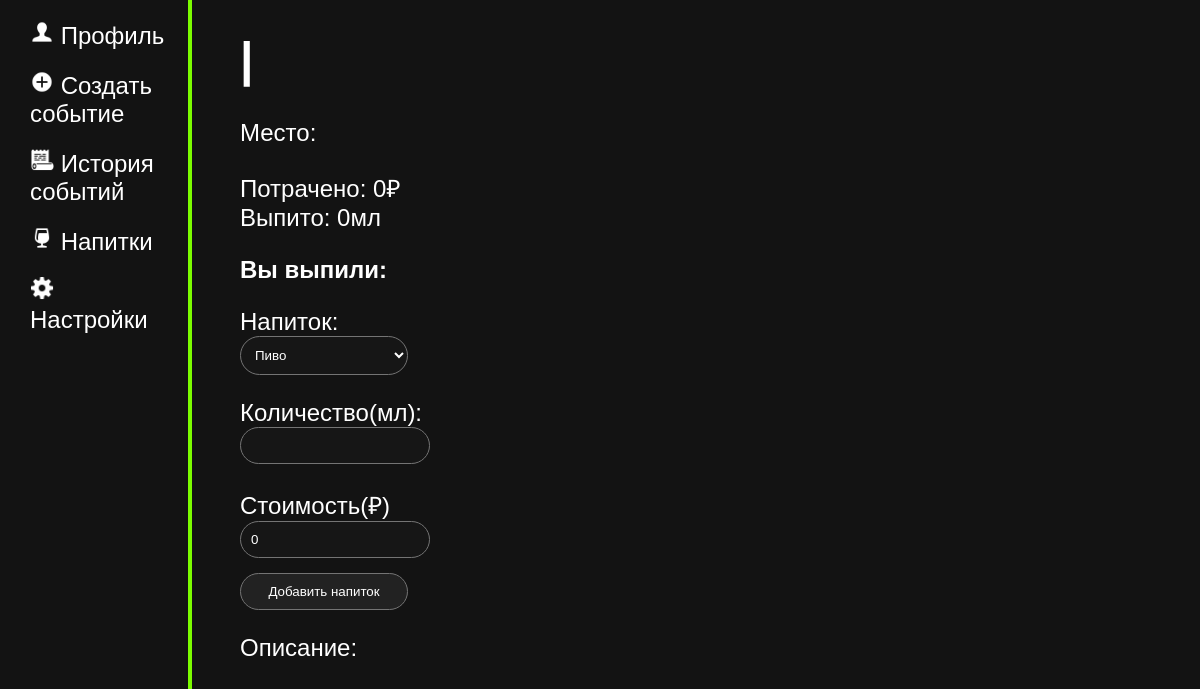
Before: /event/5 (signed in) with the older database file.
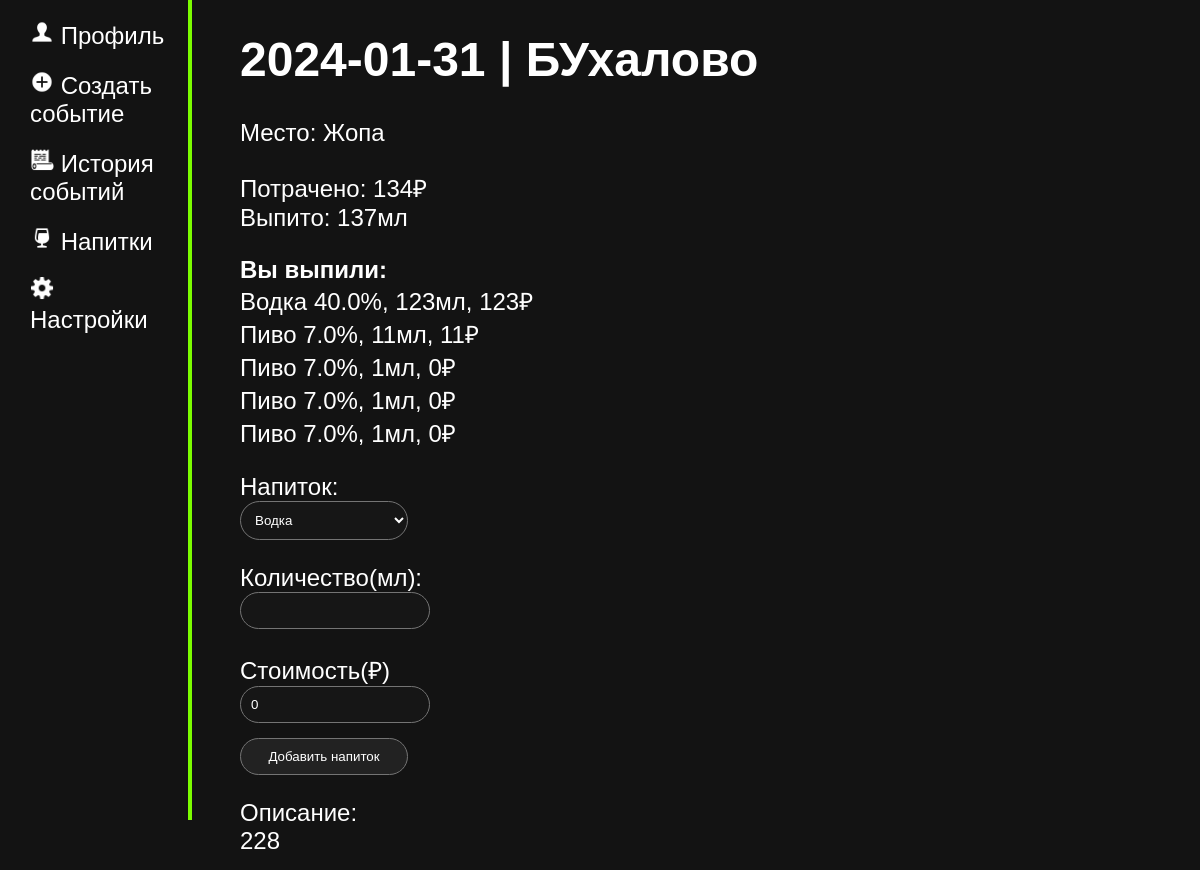
After: the same page with the newer database file.
### tables this page shows
CREATE TABLE events
(
    id INTEGER PRIMARY KEY AUTOINCREMENT,
    user_id INTEGER,
    title TEXT,
    event_date DATE NOT NULL,
    place TEXT,
    descript TEXT,

    FOREIGN KEY(user_id) REFERENCES user(id) ON UPDATE CASCADE
    
);

CREATE TABLE events_drink
(
    id INTEGER,
    user_id INTEGER,
    event_id INTEGER,
    drink_id INTEGER,
    drink_title TEXT,
    drink_alcohol REAL,
    volume INTEGER,
    price INTEGER,

    PRIMARY KEY(id)
    
    FOREIGN KEY(user_id) REFERENCES user(id) ON UPDATE CASCADE,
    FOREIGN KEY(event_id) REFERENCES events(id) ON UPDATE CASCADE,
    FOREIGN KEY(drink_id) REFERENCES drink(id) ON UPDATE CASCADE,
    FOREIGN KEY(drink_alcohol) REFERENCES drink(alcohol) ON UPDATE CASCADE
);

### main.py (the view)
@app.route("/event/<int:event_id>", methods = ["POST", "GET"])
@login_required
def event(event_id):
    if request.method == "POST":
        D.add_drink_in_event(current_user.get_id(), event_id, request.form["drink"], request.form["volume"], request.form["price"])
        flash("Напиток добавлен", "accept")
        return redirect(url_for('event', event_id = event_id))
    return render_template("event.html",
                            drinks = D.get_drinks(current_user.get_id()),
                            drinks_in_event = D.get_drinks_in_event(event_id),
                            volume_sum = D.get_sum_of_volume(event_id),
                            price_sum = D.get_sum_of_price(event_id),
                            description = D.get_description(event_id),
                            event_info = D.get_event_info(event_id))

### data.py (called while the page is built)
    def get_drinks(self, user_id):
        try:
            self.cursor.execute(f"SELECT id, title, alcohol, volume, price FROM drink WHERE user_id = {user_id} ORDER BY title")
            drinks = self.cursor.fetchall()
            return drinks
        except error:
            print("ОШИБКА! " + str(error))

    def get_user(self, user_id):
        try:
            self.cursor.execute(f"SELECT * FROM user WHERE id = {user_id} LIMIT 1")
            user = self.cursor.fetchone()
            return user
        except error:
                print("ОШИБКА! " + str(error))

    def get_drinks_in_event(self, event_id):
        try:
            self.cursor.execute(f"SELECT drink_id, drink_title, drink_alcohol, volume, price FROM events_drink WHERE event_id = {event_id}")
            drinks_in_event = self.cursor.fetchall()
            return drinks_in_event
        except error:
            print("ОШИБКА! " + str(error))

    def get_sum_of_volume(self, event_id):
        try:
            self.cursor.execute(f"SELECT SUM(volume) FROM events_drink WHERE event_id = {event_id}")
            volume_sum = self.cursor.fetchone()
            return volume_sum
        except error:
            print("ОШИБКА! " + str(error))

    def get_sum_of_price(self, event_id):
        try:
            self.cursor.execute(f"SELECT SUM(price) FROM events_drink WHERE event_id = {event_id}")
            price_sum = self.cursor.fetchone()
            return price_sum
        except error:
            print("ОШИБКА! " + str(error))

    def get_description(self, event_id):
        try:
            self.cursor.execute(f"SELECT descript FROM events WHERE id = {event_id}")
            description = self.cursor.fetchone()
            return description
        except error:
                print("ОШИБКА! " + str(error))

    def get_event_info(self, event_id):
        try:
            self.cursor.execute(f"SELECT event_date, title, place, descript FROM events WHERE id = {event_id}")
            event_info = self.cursor.fetchone()
            return event_info
        except error:
                print("ОШИБКА!" + str(error))

### main.py (called while the page is built)
@login_manager.user_loader
def load_user(user_id):
    print("load user")
    return User().fromDB(user_id, D)

def connect_db():
    connect = sqlite3.connect(app.config['DATABASE'])
    connect.row_factory = sqlite3.Row
    return connect

def get_db():
    if not hasattr(g, "link_db"):
        g.link_db = connect_db()
        print("БАЗА ДАННЫХ ПОЛУЧЕНА")
    return g.link_db

### templates/event.html (shortened to what this page needs)
{% extends 'base.html' %}
{%block body%}
<div class="main">
    <p><h1>{{event_info.event_date}} | {{event_info.title}}</h1>
    Место: {{event_info.place}}
    </p>
    <p>Потрачено: {%if price_sum[0]%} {{price_sum[0]}}₽ {%else%} 0₽ {%endif%}
    <br>Выпито: {%if volume_sum[0]%} {{volume_sum[0]}}мл {%else%} 0мл {%endif%} </p>
    <b>Вы выпили:</b>
    {%if drinks_in_event%}
    {%for i in drinks_in_event%}
    <br> {{i.drink_title}} {{i.drink_alcohol}}%, {{i.volume}}мл, {{i.price}}₽
    {%endfor%}
    {%endif%}
    <div class="forma">
    <form action="" method="post">
    <p>Напиток:
    {%if drinks%}
    <br> <select name="drink">
        {%for i in drinks%}
        <option>{{i.title}}</option>
        {%endfor%}
        </select>
    </p>
    <p>Количество(мл):
        <br><input type="number" name="volume" min="1" required>
    </p>
    <p>Стоимость(₽)
        <br><input type="number" name="price" min="0" value="0" required>
    </p>
    <input type="submit" value="Добавить напиток"></p>
    {%else%}
    <p style="color:rgb(206, 0, 0)">Вы не можете добавлять события, пока у вас нет напитков! Создайте напиток <a href="{{url_for('drinks')}}" style="color:rgb(206, 0, 0)" ><u>здесь</u></a></p>
    {%endif%}
    </form>
    <p>Описание:
        <br>{{description[0]}}
    </p>
    </div>
</div>
{%endblock%}

### templates/base.html (shortened to what this page needs)
<!DOCTYPE html>
<html lang="ru">
<head>
    <link rel="stylesheet" href="{{ url_for('static', filename = 'css/main.css') }}">
    <link rel="stylesheet" href="../static/css/main.css">
</head>
<body>
    <div class = "left_bar">
        {% if current_user.is_authenticated%}
        <p><img src="/static/img/profile.png"> <a href="/profile">Профиль</a></p>
        {%endif%}
        <p><img src="/static/img/add.png"> <a href="/create_event">Создать событие</a></p>
        <p><img src="/static/img/history.png"> <a href="/history">История событий</a></p>
        <p><img src="/static/img/drink.png"> <a href="/drinks">Напитки</a></p>
        {% if current_user.is_authenticated%}
        <p><img src="/static/img/settings.png"><a href="/settings"> Настройки</a></p>
        {%endif%}
    </div>
    {%block body%}
    {%endblock body%}
</body>
</html>

### static/css/main.css (style rules this page uses)
p, h1, a, br { color: rgb(255, 255, 255); text-decoration: none; }
body { color: rgb(255, 255, 255); padding: 0; margin: 0; font-family: Arial, Helvetica, sans-serif; font-size: 24px; background-color: rgb(19, 19, 19); }
.left_bar { position: fixed; float: left; width: 14%; height: 100vh; padding: 10px; border-right: 4px solid lawngreen; }
.left_bar p { padding: 10px; margin: 0; transition: background-color 0.2s; cursor: pointer; }
.left_bar p { padding-left: 20px; border-radius: 5px; }
.left_bar img { width: 24px; height: auto; }
.main { float: left; margin-left: 20%; width: 70%; }
.forma p { margin-bottom: 15px; }
.forma input, .forma textarea, .forma select { width: 20%; padding: 10px; border: 1px solid #747474; background-color: rgb(22, 22, 22); color: white; resize: none; border-radius: 10px; }
.forma input, .forma select { border-radius: 50px; }
.forma input[type="submit"] { background-color: rgb(34, 34, 34); color: #fff; cursor: pointer; transition: background-color 0.3s ease; }

Changed rows visible on the page:
added events: event_date "2024-01-31", title "БУхалово", place "Жопа", descript "228"
added events_drink: drink_title "Водка", drink_alcohol "40.0", volume "123", price "123"
added events_drink: drink_title "Пиво", drink_alcohol "7.0", volume "11", price "11"
added events_drink: drink_title "Пиво", drink_alcohol "7.0", volume "1", price "0"
added events_drink: drink_title "Пиво", drink_alcohol "7.0", volume "1", price "0"
added events_drink: drink_title "Пиво", drink_alcohol "7.0", volume "1", price "0"
Other visible differences:
{{ price_sum[0] }}: (not shown) → "134"
{{ volume_sum[0] }}: (not shown) → "137"
form field drink: "Пиво" → "Водка"
text no longer shown: "0₽ 0мл"
text now shown: "₽ мл"
